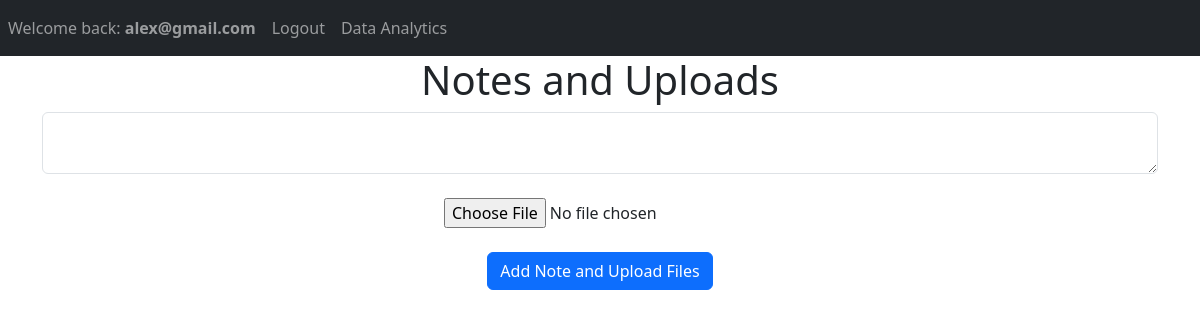
The page / (signed in) on the database as committed earlier.
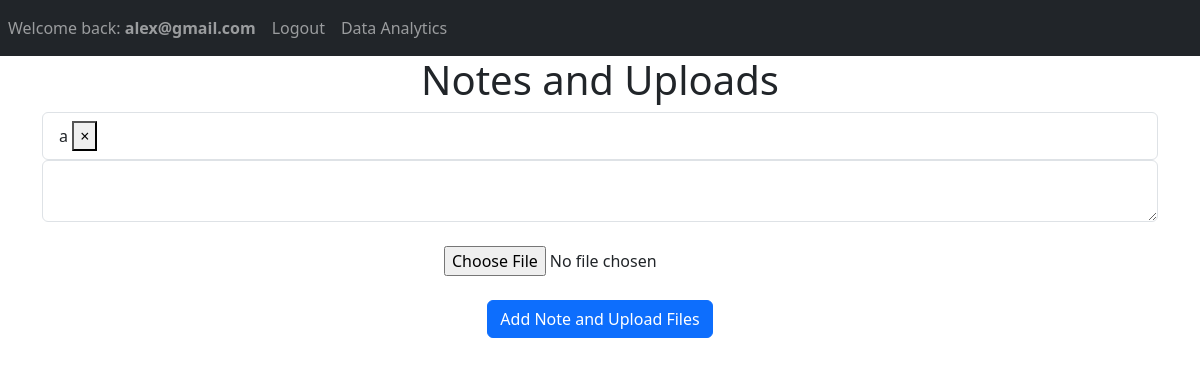
The same page on the database as committed later.
### Website/models.py (models this page shows)
class Note(db.Model):
    id = db.Column(db.Integer, primary_key=True)
    data = db.Column(db.String(10000))
    date = db.Column(db.DateTime(timezone=True), default=func.now())
    user_id = db.Column(db.Integer, db.ForeignKey('user.id'))

### Website/views.py (the view, shortened to what this page needs)
@views.route("/", methods=["GET", "POST"])
@login_required
def index():
    return render_template('index.html', user=current_user)

### Website/__init__.py (called while the page is built)
def create_app():
    app = Flask(__name__)
    app.config['SECRET_KEY'] = "my_secret_key"
    app.config["SQLALCHEMY_DATABASE_URI"] = f'sqlite:///{DB_NAME}'
    app.config["UPLOAD_FOLDER"] = "user_folder"
    db.init_app(app)
    from .views import views
    from .auth import auth
    app.register_blueprint(views, url_prefix="/")
    app.register_blueprint(auth, url_prefix="/")
    from .models import User, Note, File
    create_database(app)
    login_manager = LoginManager()
    login_manager.login_view = "auth.login"
    login_manager.init_app(app)
    @login_manager.user_loader
    def load_user(id):
        return User.query.get(int(id))
    return app

### Website/templates/index.html
{% extends 'base.html' %} {% block title %}Home{% endblock %}
{% block content %}
<h1 align="center">Notes and Uploads</h1>
<ul class="list-group list-group-flash" id="notes">
    {% for note in user.notes %}
    <li class="list-group-item">{{ note.data }}
        <button type="button" class="closse" onclick="deleteNote({{ note.id }})">
            <span aria-hidden="true">&times;</span>
        </button>
    </li>
    {% endfor %}
</ul>
<form method="POST" enctype="multipart/form-data">
    <textarea name="notes" id="notes" class = "form-control" required></textarea>
    <br />
    <div align="center">
      <input type="file" id="file" name="csv_file" accept=".csv" required />
    </div>
    <br />
    <div align="center">
      <button type="submit" class="btn btn-primary">Add Note and Upload Files</button>
    </div>
  </form>
{% endblock %}

Rows that differ between the two databases and show on the page:
added Note: data "a"
